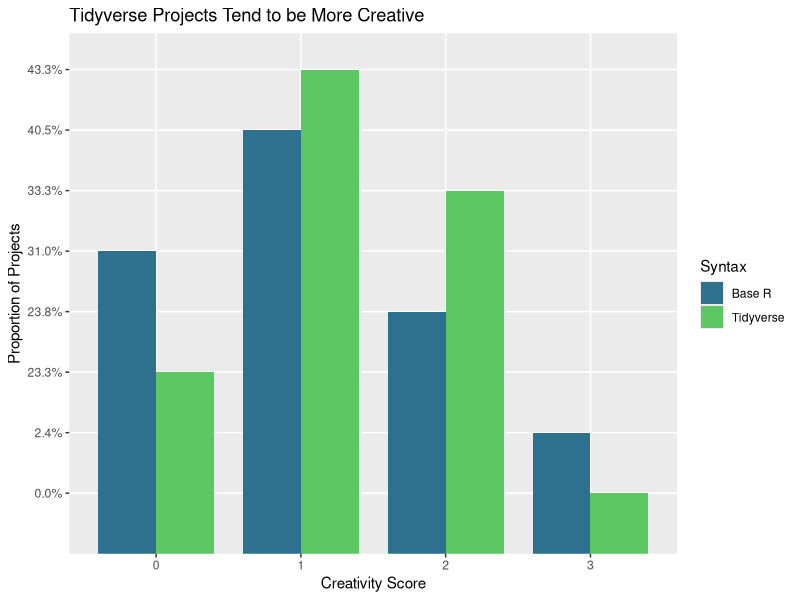
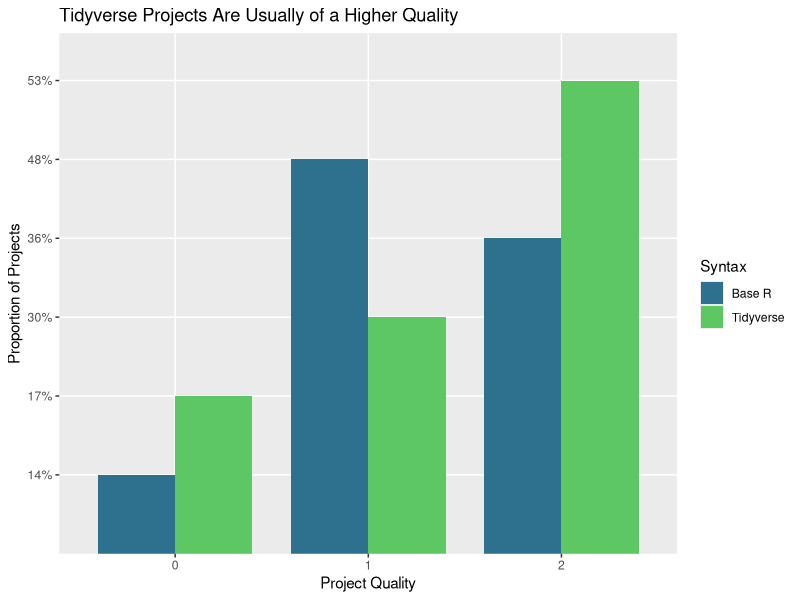
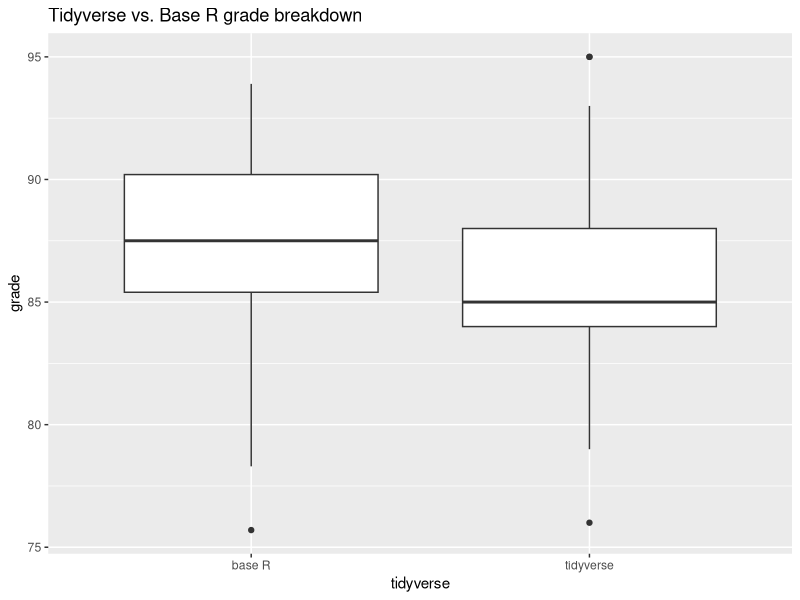
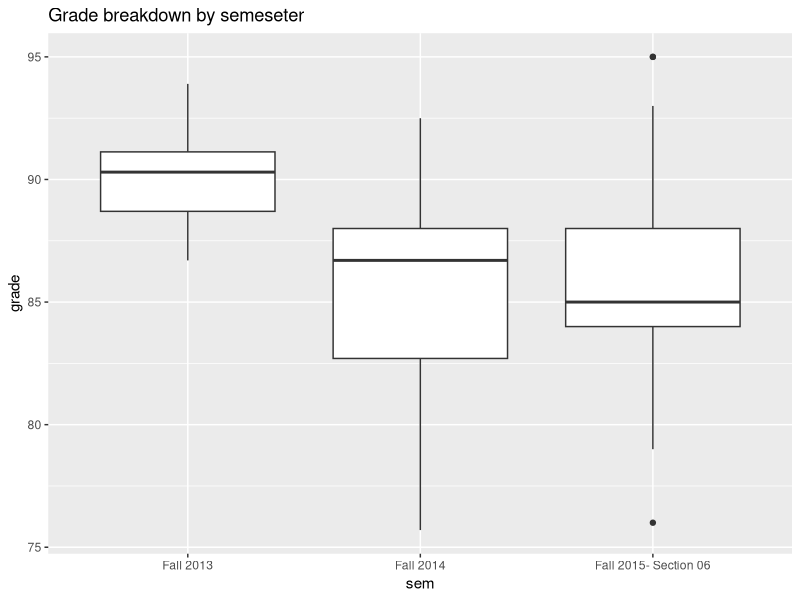

Write the R code that produced these figures, in order.
## ---- chunk 1
library(scales)
library(tidyverse)
library(knitr)
library(reshape2)
library(viridis)
project <- read_csv("Tidylearn Thesis Data - Sheet1.csv", na = c("", "?", "NA"))
## ---- chunk 2
project <- project %>%
  mutate(tidyverse = ifelse(tidyverse == 0, "base R", "tidyverse"))


project$sub_analysis[is.na(project$sub_analysis)] <- 0
## ---- chunk 3
project <- project %>% 
  mutate(
    creative = create_new_var + change_var + sub_analysis + sub_data, 
    theme = eda_theme + rel_data
    )

#make rest of relevant variables to yes and no, can't figure out how to do it in
#one line
project <- project %>%
  mutate(create_new_var = ifelse(create_new_var == 0, "no", "yes")) %>%
  mutate(change_var = ifelse(change_var == 0, "no", "yes")) %>%
  mutate(sub_analysis = ifelse(sub_analysis == 0, "no", "yes")) %>%
  mutate(sub_data = ifelse(sub_data == 0, "no", "yes")) %>%
  mutate(viz_mult_mak = ifelse(viz_mult_mak == 0, "no", "yes")) %>%
  mutate(viz_mult_interpret = ifelse(viz_mult_interpret == 0, "no", "yes")) %>%
  mutate(eda_theme = ifelse(eda_theme == 0, "no", "yes")) %>%
  mutate(rel_data = ifelse(rel_data == 0, "no", "yes")) %>%
  mutate(slr_fit = ifelse(slr_fit == 0, "no", "yes")) %>%
  mutate(mlr_fit = ifelse(mlr_fit == 0, "no", "yes")) %>%
  mutate(mlr_check_cond = ifelse(mlr_check_cond == 0, "no", "yes")) %>%
  mutate(prediction = ifelse(prediction == 0, "no", "yes")) %>%
  mutate(ht = ifelse(ht == 0, "no", "yes")) %>%
  mutate(ht_check_cond = ifelse(ht_check_cond == 0, "no", "yes"))
## ---- chunk 4
project %>%
  count(tidyverse) %>%
  kable()
## ---- chunk 5
project %>%
  group_by(tidyverse, creative) %>%
  summarise(n = n()) %>%
  mutate(prop = percent(n / sum(n))) %>%
  kable(knitr.kable.NA = TRUE)


creative_counts <- project %>%
  group_by(tidyverse, creative) %>%
  summarise(n = n()) %>%
  mutate(prop = percent(n / sum(n)))

creative_counts <- creative_counts %>%
  filter(creative == 0 | creative == 1 | creative == 2 | creative == 3) %>%
  mutate(creative = as.factor(creative))

tidy_fake_data <- data.frame(tidyverse = "tidyverse", creative = "3", n = 0, prop = "0.0%")
tidy_fake_data <- tidy_fake_data %>% mutate(tidyverse = as.character(tidyverse),
                creative = as.character(creative),
                prop = as.character(prop))

creative_counts <- data.frame(rbind(as.matrix(creative_counts),
                         as.matrix(tidy_fake_data)))

ggplot(data = creative_counts, aes(x = creative, y = prop, fill = tidyverse, 
                                   group = tidyverse)) +
  geom_bar(stat = "identity", position = position_dodge(), width = .8) +
  scale_fill_viridis_d(name = "Syntax", labels = c("Base R", "Tidyverse"), begin = .37, end = .75) +
  labs(x = "Creativity Score", y = "Proportion of Projects", title = "Tidyverse Projects Tend to be More Creative")
## ---- chunk 6
project %>%
  group_by(tidyverse, create_new_var) %>%
  summarise(n = n()) %>%
  mutate(proportion = percent(n / sum(n))) %>%
  filter(create_new_var == "yes") %>%
  kable()
## ---- chunk 7
project %>%
  group_by(tidyverse, change_var) %>%
  summarise(n = n()) %>%
  mutate(prop = percent(n / sum(n))) %>%
  filter(change_var == "yes") %>%
  kable()
## ---- chunk 8
project %>%
  group_by(tidyverse, sub_analysis) %>%
  summarise(n = n()) %>%
  mutate(prop = percent(n / sum(n))) %>%
  filter(sub_analysis == "yes") %>%
  kable()

## ---- chunk 9
project %>%
  group_by(tidyverse, sub_data) %>%
  summarise(n = n()) %>%
  mutate(prop = percent(n / sum(n))) %>%
  filter(sub_data == "yes") %>%
  kable()

## ---- chunk 10
project %>%
  group_by(tidyverse, theme) %>%
  summarise(n = n()) %>%
  mutate(prop = percent(n / sum(n))) %>%
  kable(knitr.kable.NA = TRUE)

project_counts <- project %>%
  group_by(tidyverse, theme) %>%
  summarise(n = n()) %>%
  mutate(prop = percent(n / sum(n)))

project_counts <- project_counts %>% 
  filter(theme == 0 | theme == 1 | theme == 2) %>%
  mutate(theme = as.factor(theme))

ggplot(data = project_counts, aes(x = theme, y = prop, fill = tidyverse, group = tidyverse)) +
  geom_bar(stat = "identity", position = "dodge", width = .8) +
  scale_fill_viridis_d(name = "Syntax", labels = c("Base R", "Tidyverse"), begin = .37, end = .75) +
  labs(x = "Project Quality", y = "Proportion of Projects", title = "Tidyverse Projects Are Usually of a Higher Quality")
## ---- chunk 11
project %>%
  group_by(tidyverse, eda_theme) %>%
  summarise(n = n()) %>%
  mutate(prop = percent(n / sum(n))) %>%
  filter(eda_theme == "yes") %>%
  kable()
## ---- chunk 12
project %>%
  group_by(tidyverse, rel_data) %>%
  summarise(n = n()) %>%
  mutate(prop = percent(n / sum(n))) %>%
  filter(rel_data == "yes") %>%
  kable()
## ---- chunk 13
project %>%
  group_by(tidyverse) %>%
  summarise(mean(grade, na.rm = TRUE), sd(grade, na.rm = TRUE)) %>%
  kable(knitr.kable.NA = TRUE)

ggplot(project, aes(x = tidyverse, y = grade)) +
  geom_boxplot() + 
  ggtitle("Tidyverse vs. Base R grade breakdown")

project %>%
  group_by(sem) %>% 
  summarise(mean(grade, na.rm = TRUE), sd(grade, na.rm = TRUE)) %>%
  kable(knitr.kable.NA = TRUE)

ggplot(project, aes(x = sem, y = grade)) + 
  geom_boxplot() +
  ggtitle("Grade breakdown by semeseter")
